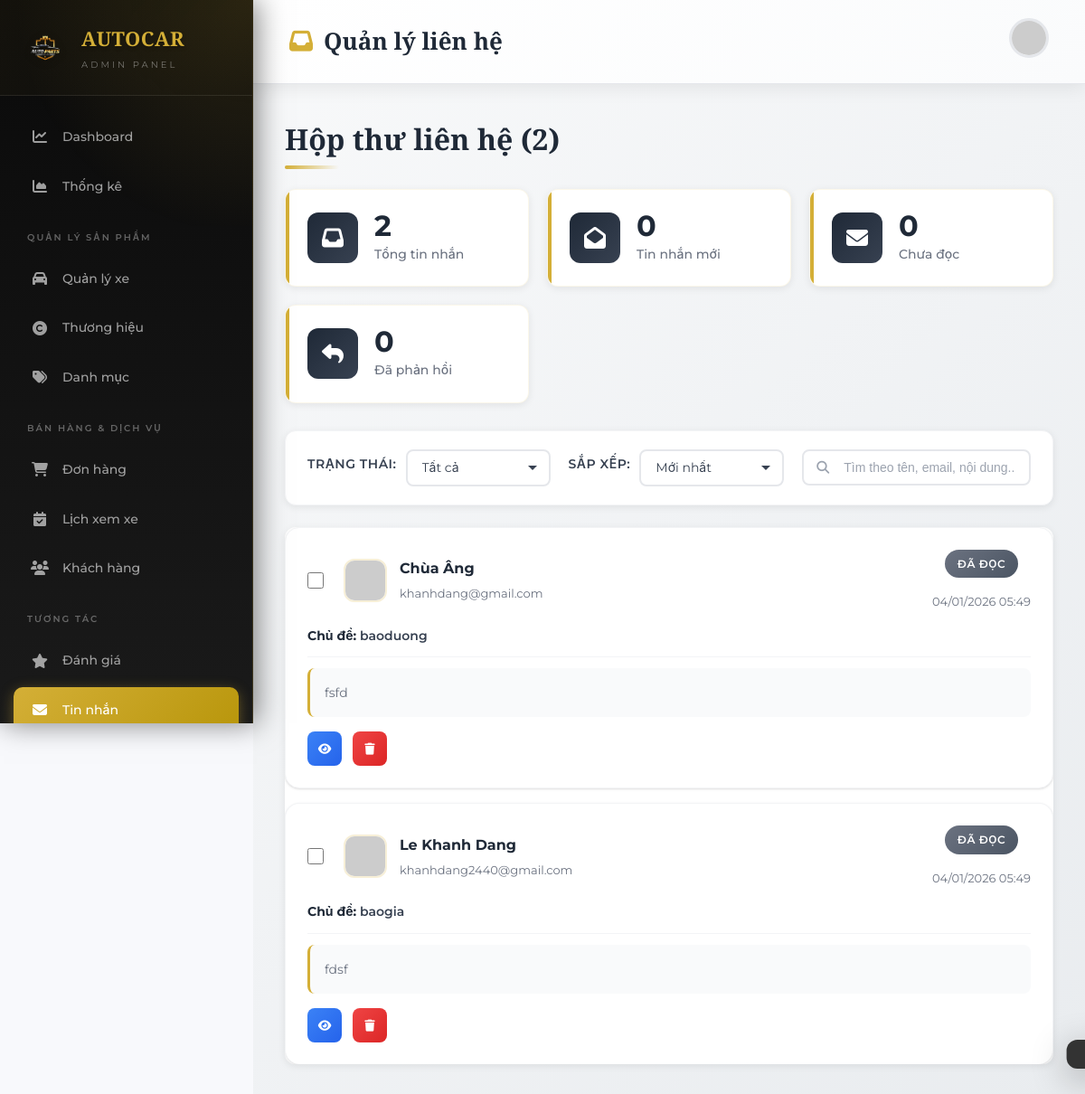
Page /admin/contacts (signed in) on the earlier database version.
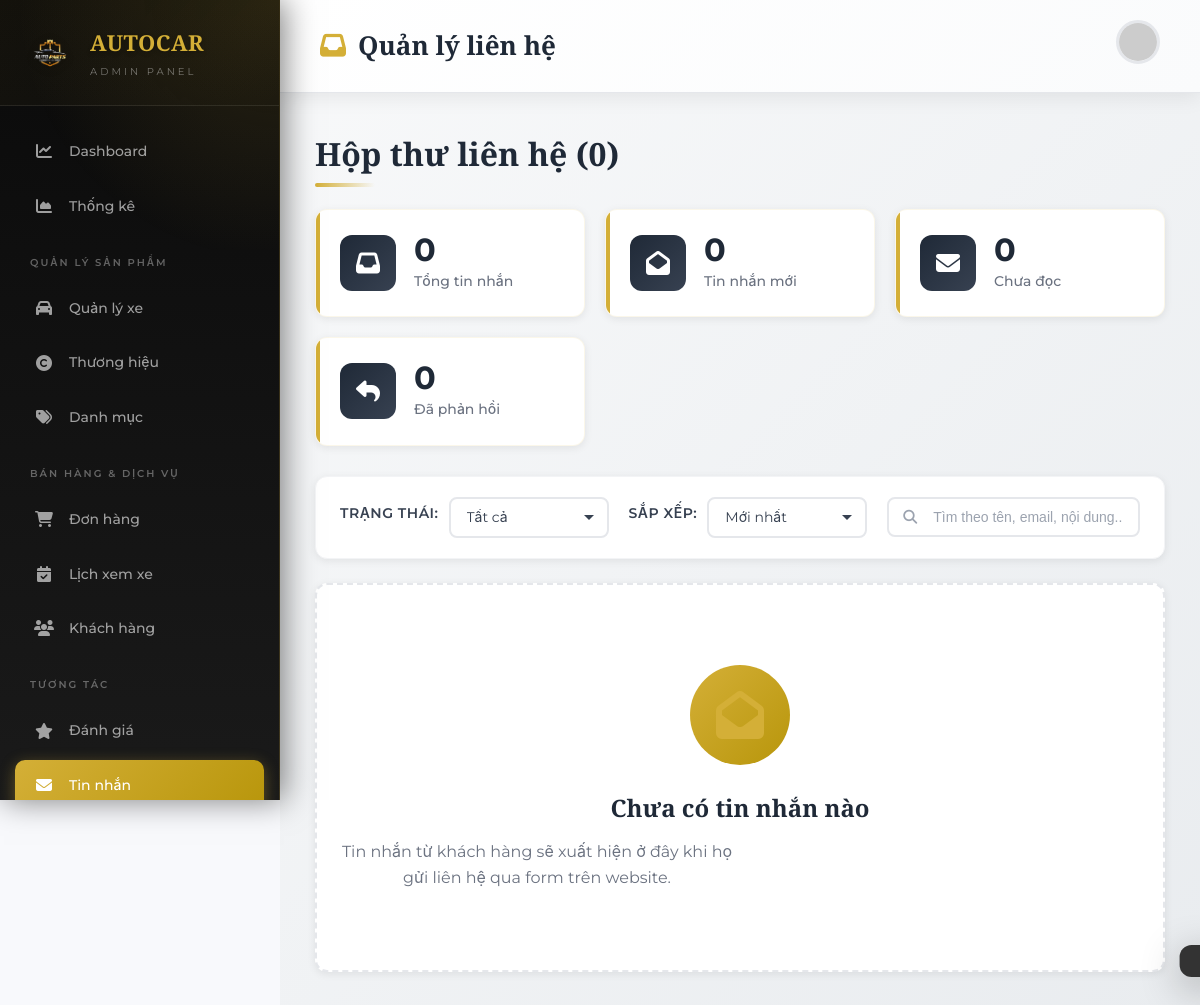
Same page on the later database version.
### tables this page shows
CREATE TABLE `contacts` (
  `id` int(11) NOT NULL,
  `name` varchar(100) NOT NULL,
  `email` varchar(150) NOT NULL,
  `phone` varchar(20) DEFAULT NULL,
  `subject` varchar(255) DEFAULT NULL,
  `message` text NOT NULL,
  `status` enum('new','processed','unread','read','replied') DEFAULT 'new',
  `created_at` timestamp NOT NULL DEFAULT current_timestamp()
);

### app/controllers/ContactController.php (called while the page is built, shortened)
<?php
require_once __DIR__ . '/../models/ContactModel.php';
class ContactController
{
    public function adminList()
    {
        require VIEW_PATH . '/admin/contacts/list.php';
    }
}

### config/database.php (called while the page is built, shortened)
<?php
class Database
{
    private static $instance = null;
    private $conn;
    private function __construct()
    {
        $config = require __DIR__ . '/config.php';
        $db = $config['db'];
        try {
            $dsn = "mysql:host={$db['host']};dbname={$db['dbname']};charset={$db['charset']}";
            $this->conn = new PDO($dsn, $db['username'], $db['password']);
            $this->conn->setAttribute(PDO::ATTR_ERRMODE, PDO::ERRMODE_EXCEPTION);
            $this->conn->setAttribute(PDO::ATTR_DEFAULT_FETCH_MODE, PDO::FETCH_ASSOC);
        } catch (PDOException $e) {
            die("Lỗi kết nối CSDL: " . $e->getMessage());
        }
    }
    public static function getInstance()
    {
        if (self::$instance === null) {
            self::$instance = new Database();
        }
        return self::$instance;
    }
    public function getConnection()
    {
        $this->ping();
        return $this->conn;
    }
    private function ping()
    {
        try {
            $this->conn->query('SELECT 1');
        } catch (PDOException $e) {
            $this->reconnect();
        }
    }
}

### config/config.php (called while the page is built, shortened)
<?php
return [
    'db' => [
        'host'     => 'localhost',
        'dbname'   => 'banxeoto',
        'username' => 'root',
        'password' => '',
        'charset'  => 'utf8mb4'
    ]
];

### app/models/BaseModel.php (called while the page is built, shortened)
<?php
require_once __DIR__ . '/../../config/database.php';
class BaseModel
{
    public function __construct()
    {
        $this->db = Database::getInstance()->getConnection();
    }
}

### app/models/ContactModel.php (called while the page is built, shortened)
<?php
require_once __DIR__ . '/BaseModel.php';
class ContactModel extends BaseModel
{
    protected $table = 'contacts';
    public function getAllContacts()
    {
        $stmt = $this->db->prepare("SELECT * FROM {$this->table} ORDER BY created_at DESC");
        $stmt->execute();
        return $stmt->fetchAll();
    }
}

### app/views/admin/contacts/list.php (the view, shortened to what the changed rows need)
<?php
require_once __DIR__ . '/../../../models/ContactModel.php';
$contactModel = new ContactModel();
$contacts = $contactModel->getAllContacts();
$totalContacts = count($contacts);
$newCount = count(array_filter($contacts, fn($c) => ($c['status'] ?? 'new') === 'new'));
$unreadCount = count(array_filter($contacts, fn($c) => ($c['status'] ?? 'unread') === 'unread'));
$repliedCount = count(array_filter($contacts, fn($c) => isset($c['status']) && $c['status'] === 'replied'));
?>
<!DOCTYPE html>
<html lang="vi">
<head>
    <link rel="stylesheet" href="https://cdnjs.cloudflare.com/ajax/libs/font-awesome/6.4.0/css/all.min.css">
    <link rel="stylesheet" href="<?= BASE_URL ?>/assets/css/admin-common.css">
    <link rel="stylesheet" href="<?= BASE_URL ?>/assets/css/admin-contacts.css">
    <link rel="stylesheet" href="<?= BASE_URL ?>/assets/css/admin-modal.css">
</head>
<body>
    <?php $activePage = 'contacts';
    include __DIR__ . '/../layouts/sidebar.php'; ?>
    <main class="admin-main">
        <header class="admin-header">
            <h1><i class="fas fa-inbox" style="color: #D4AF37; margin-right: 12px;"></i>Quản lý liên hệ</h1>
            <div class="header-profile">
                <img src="https://ui-avatars.com/api/?name=Admin&background=D4AF37&color=fff" alt="Admin">
            </div>
        </header>
        <div class="admin-content">
            <div class="page-header">
                <h2>Hộp thư liên hệ (<?= $totalContacts ?>)</h2>
            </div>
            <div class="stats-row">
                <div class="stat-card">
                    <div class="stat-icon blue"><i class="fas fa-inbox"></i></div>
                    <div class="stat-info">
                        <h3><?= $totalContacts ?></h3>
                        <p>Tổng tin nhắn</p>
                    </div>
                </div>
                <div class="stat-card">
                    <div class="stat-icon orange"><i class="fas fa-envelope-open"></i></div>
                    <div class="stat-info">
                        <h3><?= $newCount ?></h3>
                        <p>Tin nhắn mới</p>
                    </div>
                </div>
                <div class="stat-card">
                    <div class="stat-icon red"><i class="fas fa-envelope"></i></div>
                    <div class="stat-info">
                        <h3><?= $unreadCount ?></h3>
                        <p>Chưa đọc</p>
                    </div>
                </div>
                <div class="stat-card">
                    <div class="stat-icon green"><i class="fas fa-reply"></i></div>
                    <div class="stat-info">
                        <h3><?= $repliedCount ?></h3>
                        <p>Đã phản hồi</p>
                    </div>
                </div>
            </div>
            <div class="filters-bar">
                <div class="filter-group">
                    <label>Trạng thái:</label>
                    <select id="filterStatus">
                        <option value="">Tất cả</option>
                    </select>
                </div>
                <div class="filter-group">
                    <label>Sắp xếp:</label>
                    <select id="sortBy">
                        <option value="newest">Mới nhất</option>
                    </select>
                </div>
                <div class="filter-search">
                    <input type="text" id="searchContact" placeholder="Tìm theo tên, email, nội dung...">
                </div>
            </div>
            <?php if ($totalContacts === 0): ?>
                <div class="empty-state">
                    <div class="empty-icon">
                        <i class="fas fa-envelope-open"></i>
                    </div>
                    <h3>Chưa có tin nhắn nào</h3>
                    <p>Tin nhắn từ khách hàng sẽ xuất hiện ở đây khi họ gửi liên hệ qua form trên website.</p>
                </div>
            <?php else: ?>
                <div class="contacts-list">
                    <?php foreach ($contacts as $contact): ?>
                        <div class="contact-card <?= $contact['status'] ?? 'unread' ?>" data-status="<?= $contact['status'] ?? 'unread' ?>" data-date="<?= strtotime($contact['created_at']) ?>" data-name="<?= htmlspecialchars($contact['name']) ?>">
                            <div class="contact-header">
                                <div class="contact-sender">
                                    <input type="checkbox" class="contact-checkbox" value="<?= $contact['id'] ?>" onchange="updateBulkActions()">
                                    <img src="https://ui-avatars.com/api/?name=<?= urlencode($contact['name']) ?>&background=D4AF37&color=fff" alt="">
                                    <div class="contact-sender-info">
                                        <h4><?= htmlspecialchars($contact['name']) ?></h4>
                                        <p><?= htmlspecialchars($contact['email']) ?></p>
                                    </div>
                                </div>
                                <div class="contact-meta">
                                    <span class="contact-status <?= $contact['status'] ?? 'unread' ?>">
                                        <?php
                                        switch ($contact['status'] ?? 'unread') {
                                            case 'read':
                                                echo 'Đã đọc';
                                                break;
                                        }
                                        ?>
                                    </span>
                                    <span class="contact-date"><?= date('d/m/Y H:i', strtotime($contact['created_at'])) ?></span>
                                </div>
                            </div>
                            <div class="contact-subject">
                                <strong>Chủ đề:</strong> <?= htmlspecialchars($contact['subject'] ?? 'Không có tiêu đề') ?>
                            </div>
                            <div class="contact-message">
                                <?= nl2br(htmlspecialchars($contact['message'])) ?>
                            </div>
                            <div class="contact-actions">
                                <button class="action-btn view"
                                    data-id="<?= $contact['id'] ?>"
                                    data-name="<?= htmlspecialchars($contact['name']) ?>"
                                    data-email="<?= htmlspecialchars($contact['email']) ?>"
                                    data-phone="<?= htmlspecialchars($contact['phone'] ?? '') ?>"
                                    data-subject="<?= htmlspecialchars($contact['subject'] ?? 'Không có tiêu đề') ?>"
                                    data-message="<?= htmlspecialchars($contact['message']) ?>"
                                    data-status="<?= $contact['status'] ?? 'unread' ?>"
                                    data-date="<?= date('d/m/Y H:i', strtotime($contact['created_at'])) ?>"
                                    onclick="viewContactData(this)"
                                    title="Xem chi tiết">
                                    <i class="fas fa-eye"></i>
                                </button>
                                <button class="action-btn delete"
                                    data-id="<?= $contact['id'] ?>"
                                    data-name="<?= htmlspecialchars($contact['name']) ?>"
                                    onclick="confirmDeleteData(this)"
                                    title="Xóa">
                                    <i class="fas fa-trash"></i>
                                </button>
                            </div>
                        </div>
                    <?php endforeach; ?>
                </div>
            <?php endif; ?>
        </div>
    </main>
    <div class="toast" id="toast"></div>
</body>
</html>

Differences in the rows shown:
removed contacts: name "Chùa Âng", email "khanhdang@gmail.com", status "ĐÃ ĐỌC", created_at "04/01/2026 05:49", subject "baoduong", message "fsfd"
removed contacts: name "Le Khanh Dang", email "khanhdang2440@gmail.com", status "ĐÃ ĐỌC", created_at "04/01/2026 05:49", subject "baogia", message "fdsf"
Other differences:
$totalContacts: "2" → "0"
text now shown: "Chưa có tin nhắn nào Tin nhắn từ khách hàng sẽ xuất hiện ở đây khi họ gửi liên hệ qua form trên website."
